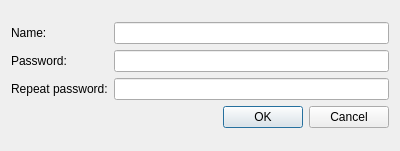
<?xml version="1.0" encoding="UTF-8"?>
<ui version="4.0">
 <class>RegisterAdminDialog</class>
 <widget class="QDialog" name="RegisterAdminDialog">
  <property name="geometry">
   <rect>
    <x>0</x>
    <y>0</y>
    <width>400</width>
    <height>151</height>
   </rect>
  </property>
  <property name="windowTitle">
   <string>Dialog</string>
  </property>
  <layout class="QVBoxLayout" name="verticalLayout_4">
   <item>
    <layout class="QVBoxLayout" name="verticalLayout_3">
     <item>
      <layout class="QHBoxLayout" name="horizontalLayout_2">
       <item>
        <layout class="QVBoxLayout" name="verticalLayout_2">
         <item>
          <widget class="QLabel" name="label">
           <property name="text">
            <string>Name:</string>
           </property>
          </widget>
         </item>
         <item>
          <widget class="QLabel" name="label_2">
           <property name="text">
            <string>Password:</string>
           </property>
          </widget>
         </item>
         <item>
          <widget class="QLabel" name="label_3">
           <property name="text">
            <string>Repeat password:</string>
           </property>
          </widget>
         </item>
        </layout>
       </item>
       <item>
        <layout class="QVBoxLayout" name="verticalLayout">
         <item>
          <widget class="QLineEdit" name="lineEditName"/>
         </item>
         <item>
          <widget class="QLineEdit" name="lineEditPassword"/>
         </item>
         <item>
          <widget class="QLineEdit" name="lineEditRepeatPassword"/>
         </item>
        </layout>
       </item>
      </layout>
     </item>
     <item>
      <layout class="QHBoxLayout" name="horizontalLayout">
       <item>
        <spacer name="horizontalSpacer">
         <property name="orientation">
          <enum>Qt::Horizontal</enum>
         </property>
         <property name="sizeHint" stdset="0">
          <size>
           <width>40</width>
           <height>20</height>
          </size>
         </property>
        </spacer>
       </item>
       <item>
        <widget class="QDialogButtonBox" name="buttonBox">
         <property name="standardButtons">
          <set>QDialogButtonBox::Cancel|QDialogButtonBox::Ok</set>
         </property>
        </widget>
       </item>
      </layout>
     </item>
    </layout>
   </item>
  </layout>
  <zorder>label</zorder>
  <zorder>label_2</zorder>
  <zorder>label_3</zorder>
  <zorder>lineEditName</zorder>
  <zorder>lineEditPassword</zorder>
  <zorder>lineEditRepeatPassword</zorder>
  <zorder>buttonBox</zorder>
  <zorder>lineEditPassword</zorder>
  <zorder>horizontalSpacer</zorder>
 </widget>
 <resources/>
 <connections/>
</ui>
